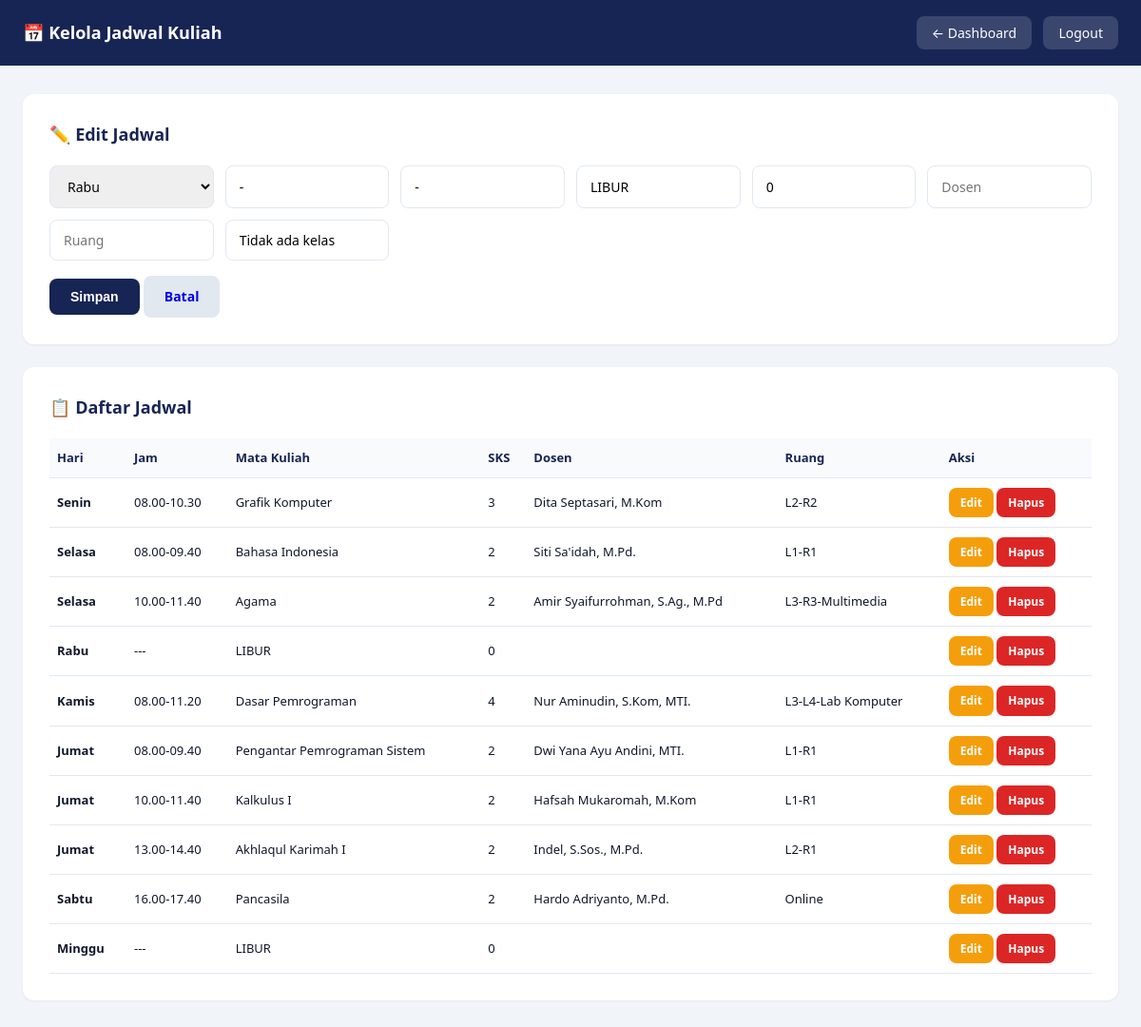
The page /admin/edit_jadwal.php?edit=4 (signed in) on the database its author committed.
### tables this page shows
CREATE TABLE jadwal (
    id INT AUTO_INCREMENT PRIMARY KEY,
    hari VARCHAR(10) NOT NULL,
    jam_mulai VARCHAR(10) NOT NULL,
    jam_selesai VARCHAR(10) NOT NULL,
    mata_kuliah VARCHAR(100) NOT NULL,
    sks INT DEFAULT 0,
    dosen VARCHAR(100) DEFAULT NULL,
    ruang VARCHAR(50) DEFAULT NULL,
    catatan VARCHAR(150) DEFAULT NULL,
    urutan INT DEFAULT 0
);

### config.php (called while the page is built, shortened)
<?php
function e($str) {
    return htmlspecialchars($str ?? '', ENT_QUOTES, 'UTF-8');
}
?>

### admin/edit_jadwal.php (the view, shortened to what this page needs)
<?php
require_once 'auth.php';
$edit = null;
if (isset($_GET['edit'])) {
    $edit = $conn->query("SELECT * FROM jadwal WHERE id=" . (int)$_GET['edit'])->fetch_assoc();
}
$list = $conn->query("SELECT * FROM jadwal ORDER BY FIELD(hari,'Senin','Selasa','Rabu','Kamis','Jumat','Sabtu','Minggu'), urutan ASC");
?>
<!DOCTYPE html>
<html lang="id">
<head>
    <link rel="stylesheet" href="../style.css">
</head>
<body>
    <div class="admin-header">
        <div class="container">
            <h1 style="font-size:18px;">📅 Kelola Jadwal Kuliah</h1>
            <div>
                <a href="dashboard.php">← Dashboard</a>
                <a href="logout.php">Logout</a>
            </div>
        </div>
    </div>
    <div class="container">
        <div class="card">
            <h2><?= $edit ? '✏️ Edit Jadwal' : '➕ Tambah Jadwal' ?></h2>
            <form method="POST">
                <div class="form-grid">
                    <select name="hari" required>
                        <?php foreach (['Senin','Selasa','Rabu','Kamis','Jumat','Sabtu','Minggu'] as $h): ?>
                            <option value="<?= $h ?>" <?= ($edit['hari'] ?? '') === $h ? 'selected' : '' ?>><?= $h ?></option>
                        <?php endforeach; ?>
                    </select>
                    <input type="text" name="jam_mulai" placeholder="Jam Mulai (cth: 08.00)" value="<?= e($edit['jam_mulai'] ?? '') ?>" required>
                    <input type="text" name="jam_selesai" placeholder="Jam Selesai" value="<?= e($edit['jam_selesai'] ?? '') ?>" required>
                    <input type="text" name="mata_kuliah" placeholder="Mata Kuliah" value="<?= e($edit['mata_kuliah'] ?? '') ?>" required>
                    <input type="number" name="sks" placeholder="SKS" value="<?= e($edit['sks'] ?? '') ?>" min="0">
                    <input type="text" name="dosen" placeholder="Dosen" value="<?= e($edit['dosen'] ?? '') ?>">
                    <input type="text" name="ruang" placeholder="Ruang" value="<?= e($edit['ruang'] ?? '') ?>">
                    <input type="text" name="catatan" placeholder="Catatan" value="<?= e($edit['catatan'] ?? '') ?>">
                </div>
                <div style="margin-top:16px;">
                    <button type="submit" class="btn btn-primary"><?= $edit ? 'Simpan' : 'Tambah' ?></button>
                    <?php if ($edit): ?><a href="edit_jadwal.php" class="btn" style="background:#e2e8f0;">Batal</a><?php endif; ?>
                </div>
            </form>
        </div>
        <div class="card">
            <h2>📋 Daftar Jadwal</h2>
            <table>
                <thead>
                    <tr><th>Hari</th><th>Jam</th><th>Mata Kuliah</th><th>SKS</th><th>Dosen</th><th>Ruang</th><th>Aksi</th></tr>
                </thead>
                <tbody>
                    <?php while ($j = $list->fetch_assoc()): ?>
                        <tr>
                            <td><strong><?= e($j['hari']) ?></strong></td>
                            <td><?= e($j['jam_mulai']) ?>-<?= e($j['jam_selesai']) ?></td>
                            <td><?= e($j['mata_kuliah']) ?></td>
                            <td><?= $j['sks'] ?></td>
                            <td><?= e($j['dosen']) ?></td>
                            <td><?= e($j['ruang']) ?></td>
                            <td class="actions">
                                <a href="?edit=<?= $j['id'] ?>" class="btn btn-sm btn-warning">Edit</a>
                                <a href="?hapus=<?= $j['id'] ?>" class="btn btn-sm btn-danger" onclick="return confirm('Hapus jadwal ini?')">Hapus</a>
                            </td>
                        </tr>
                    <?php endwhile; ?>
                </tbody>
            </table>
        </div>
    </div>
</body>
</html>

### style.css (style rules this page uses)
* { margin: 0; padding: 0; box-sizing: border-box; }
:root { --cyan: #00bcd4; --cyan-dark: #0097a7; --cyan-light: #e0f7fa; --navy: #172554; --dark: #0f172a; --white: #fff; --gray: #64748b; --gray-light: #f8fafc; --border: #e2e8f0; --red: #dc2626; --warning: #f59e0b; --radius: 10px; --transition: 0.3s ease; }
html { scroll-behavior: smooth; scroll-padding-top: 100px; }
body { font-family: "Segoe UI", system-ui, -apple-system, sans-serif; color: var(--dark); line-height: 1.6; background: var(--white); }
.container { max-width: 1200px; margin: 0 auto; padding: 0 24px; }

### admin/edit_jadwal.php (style rules this page uses)
body { background: #f1f5f9; padding-bottom: 40px; }
.admin-header { background: #172554; color: #fff; padding: 20px 0; margin-bottom: 30px; }
.admin-header .container { display: flex; justify-content: space-between; align-items: center; }
.admin-header a { color: #fff; text-decoration: none; background: rgba(255,255,255,0.15); padding: 8px 16px; border-radius: 8px; font-size: 14px; margin-left: 8px; }
.card { background: #fff; padding: 28px; border-radius: 12px; box-shadow: 0 1px 3px rgba(0,0,0,0.06); margin-bottom: 24px; }
.card h2 { color: #172554; margin-bottom: 18px; font-size: 18px; }
.form-grid { display: grid; grid-template-columns: repeat(auto-fit, minmax(160px, 1fr)); gap: 12px; }
.form-grid input, .form-grid select { padding: 11px 14px; border: 1.5px solid #e2e8f0; border-radius: 8px; font-size: 14px; font-family: inherit; width: 100%; }
.btn { padding: 11px 22px; border-radius: 8px; border: none; font-weight: 600; cursor: pointer; font-size: 14px; text-decoration: none; display: inline-block; }
.btn-primary { background: #172554; color: #fff; }
.btn-warning { background: #f59e0b; color: #fff; }
.btn-danger { background: #dc2626; color: #fff; }
.btn-sm { padding: 6px 12px; font-size: 12px; }
table { width: 100%; border-collapse: collapse; font-size: 13px; }
th, td { text-align: left; padding: 10px 8px; border-bottom: 1px solid #e2e8f0; }
th { background: #f8fafc; color: #172554; font-weight: 700; }

### rows shown on the page
jadwal: hari "Rabu", jam_mulai "-", jam_selesai "-", mata_kuliah "LIBUR", sks "0", catatan "Tidak ada kelas"
jadwal: hari "Senin", jam_mulai "08.00", jam_selesai "10.30", mata_kuliah "Grafik Komputer", sks "3", dosen "Dita Septasari, M.Kom", ruang "L2-R2"
jadwal: hari "Selasa", jam_mulai "08.00", jam_selesai "09.40", mata_kuliah "Bahasa Indonesia", sks "2", dosen "Siti Sa'idah, M.Pd.", ruang "L1-R1"
jadwal: hari "Selasa", jam_mulai "10.00", jam_selesai "11.40", mata_kuliah "Agama", sks "2", dosen "Amir Syaifurrohman, S.Ag., M.Pd", ruang "L3-R3-Multimedia"
jadwal: hari "Kamis", jam_mulai "08.00", jam_selesai "11.20", mata_kuliah "Dasar Pemrograman", sks "4", dosen "Nur Aminudin, S.Kom, MTI.", ruang "L3-L4-Lab Komputer"
jadwal: hari "Jumat", jam_mulai "08.00", jam_selesai "09.40", mata_kuliah "Pengantar Pemrograman Sistem", sks "2", dosen "Dwi Yana Ayu Andini, MTI.", ruang "L1-R1"
jadwal: hari "Jumat", jam_mulai "10.00", jam_selesai "11.40", mata_kuliah "Kalkulus I", sks "2", dosen "Hafsah Mukaromah, M.Kom", ruang "L1-R1"
jadwal: hari "Jumat", jam_mulai "13.00", jam_selesai "14.40", mata_kuliah "Akhlaqul Karimah I", sks "2", dosen "Indel, S.Sos., M.Pd.", ruang "L2-R1"
jadwal: hari "Sabtu", jam_mulai "16.00", jam_selesai "17.40", mata_kuliah "Pancasila", sks "2", dosen "Hardo Adriyanto, M.Pd.", ruang "Online"
jadwal: hari "Minggu", jam_mulai "-", jam_selesai "-", mata_kuliah "LIBUR", sks "0"
